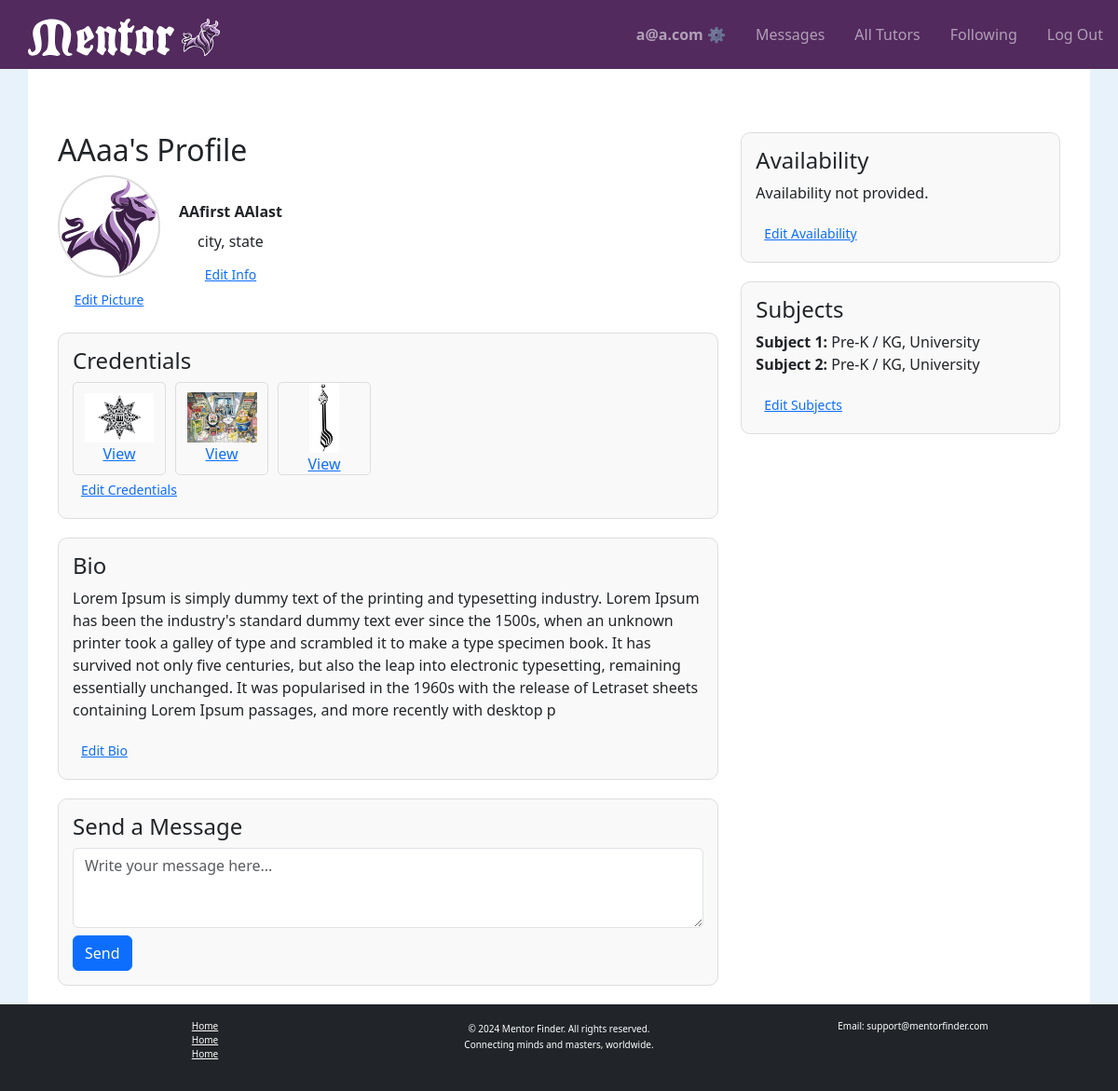
The app's page /my-profile/ (signed in), older data.
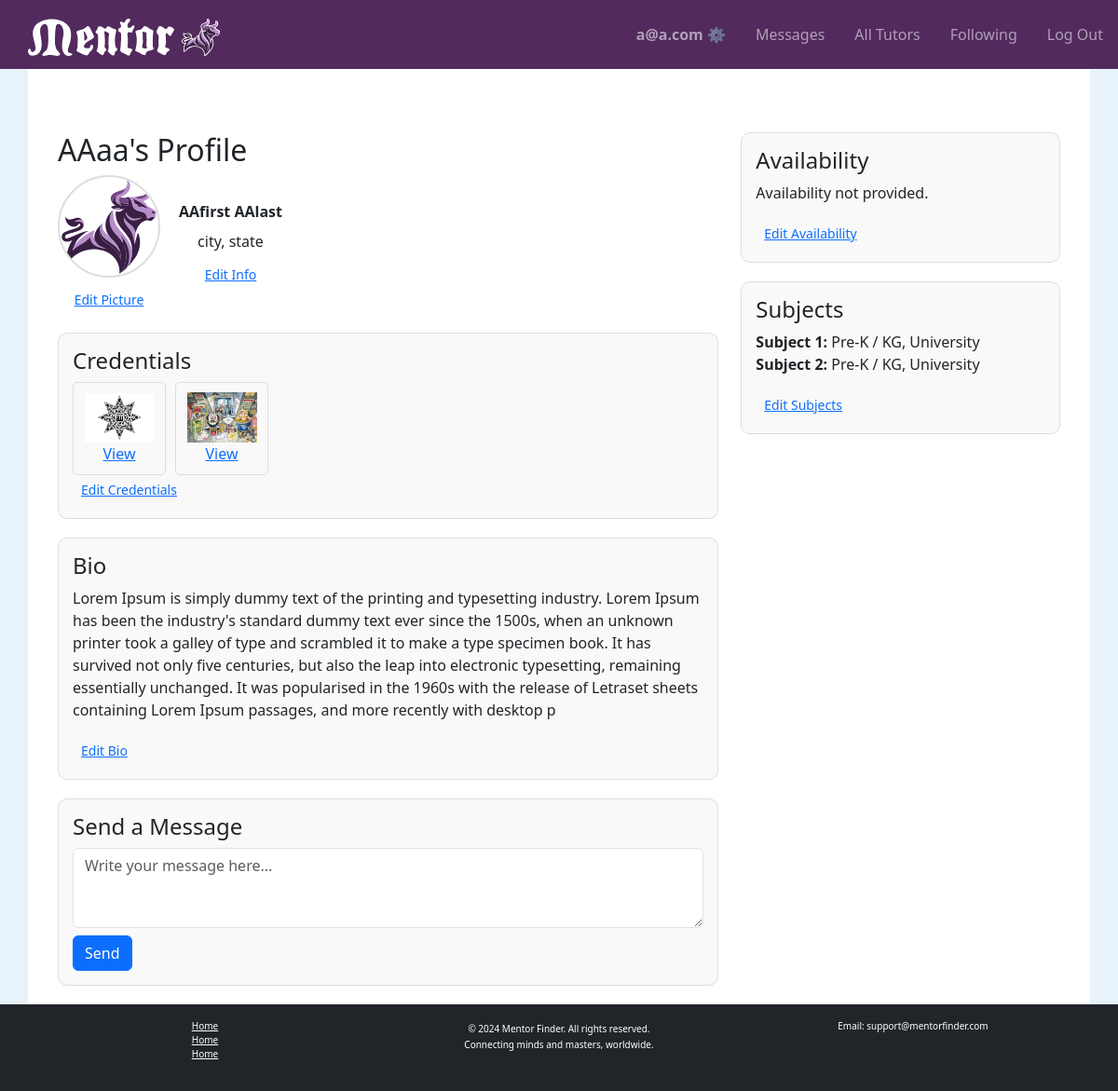
The same page, newer data.
### tutorhub/models.py (models this page shows, shortened)
class User(AbstractUser):
    nickname = models.CharField(max_length=50, blank=True, null=True)
    email = models.EmailField(unique=True)
    is_tutor = models.BooleanField(default=False)
    street_address = models.TextField(blank=True, null=True)
    city = models.CharField(max_length=100, blank=True, null=True)
    state = models.CharField(max_length=100, blank=True, null=True)
    zip_code = models.CharField(max_length=10, blank=True, null=True)
    profile_image = models.ImageField(upload_to="profile_images/", blank=True, null=True)
    bio = models.TextField(blank=True, null=True)
    birthdate = models.DateField(blank=True, null=True)
    availability = models.JSONField(default=dict, blank=True, null=True)  # Only used if is_tutor is True
    subject_grades = models.ManyToManyField('SubjectGrade', blank=True, related_name="users")  # Added field
    liked_by = models.ManyToManyField("self", symmetrical=False, blank=True, related_name="liked_tutors")
    USERNAME_FIELD = "email"
    REQUIRED_FIELDS = ["username"]

class Credential(models.Model):
    file = models.FileField(upload_to="credentials/")
    user = models.ForeignKey(User, related_name="credentials", on_delete=models.CASCADE)

class SubjectGrade(models.Model):
    tutor = models.ForeignKey(User, on_delete=models.CASCADE, related_name="tutor_subject_grades")
    subject = models.CharField(max_length=100)
    grade_levels = models.JSONField(default=list)  # Stores grade levels as a list (e.g., ["Elementary", "High School"])
    class Meta:
        unique_together = ('tutor', 'subject')  # Each tutor can teach a subject only once.

### tutorhub/views.py (the view)
# urls.py: path('my-profile/', views.profile, name='my_profile'),  # View your profile
@login_required
def profile(request, user_id=None):
    profile_user = request.user if user_id is None else get_object_or_404(User, id=user_id)
    credentials = profile_user.credentials.all()
    for credential in credentials:
        credential.is_image = credential.file.url.lower().endswith(('.jpg', '.jpeg', '.png'))
    return render(request, 'tutorhub/profile.html', {
        'profile': profile_user,
        'credentials': credentials,
        'is_own_profile': profile_user == request.user,
    })

### tutorhub/templates/tutorhub/profile.html (shortened to what this page needs)
{% extends "tutorhub/layout.html" %}
{% load static %}
{% block body %}
<div class="container mt-5">
    <div class="row">
        <div class="col-md-8">
            <h2>{{ profile.nickname }}'s Profile</h2>
            <div class="profile-header">
                <div id="stack-vertical">
                    {% if profile.profile_image %}
                        <img id="profile-img" src="{{ profile.profile_image.url }}" alt="{{ profile.nickname }}">
                    {% else %}
                        <img id="profile-img" src="{% static 'tutorhub/images/mentor-logo-bull.svg' %}" alt="Default Logo">
                    {% endif %}
                    {% if is_own_profile %}
                        <button class="btn btn-sm btn-link" data-bs-toggle="modal" data-bs-target="#editPictureModal">Edit Picture</button>
                    {% endif %}
                </div>
                <div id="stack-vertical">
                    <strong>{{ profile.first_name }} {{ profile.last_name }}</strong>
                    <div>{{ profile.city|default:"City not available" }}, {{ profile.state|default:"State not available" }}</div>
                    {% if is_own_profile %}
                       <button class="btn btn-sm btn-link" data-bs-toggle="modal" data-bs-target="#editInfoModal">Edit Info</button>
                    {% endif %}
                </div>
            </div>
            {% if profile.is_tutor %}
            <div class="credentials-container">
                <h4>Credentials</h4>
                <div style="display: flex; flex-wrap: wrap; gap: 10px;">
                    {% for credential in credentials %}
                        <a href="{{ credential.file.url }}" target="_blank">
                            <div class="credential-box">
                                {% if credential.is_image %}
                                    <img src="{{ credential.file.url }}" alt="Credential Image">
                                {% else %}
                                    <img src="{% static 'tutorhub/images/credential-icon.png' %}" alt="Default Credential Icon">
                                {% endif %}
                                <div>View</div>
                            </div>
                        </a>
                    {% empty %}
                        <p>No credentials available.</p>
                    {% endfor %}
                </div>
                {% if is_own_profile %}
                    <button class="btn btn-sm btn-link" data-bs-toggle="modal" data-bs-target="#edit_credentials_modal">Edit Credentials</button>
                {% endif %}
            </div>
            {% endif %}
            <div class="bio-container">
                <h4>Bio</h4>
                <p>{{ profile.bio|default:"No bio available." }}</p>
                {% if is_own_profile %}
                    <button class="btn btn-sm btn-link" data-bs-toggle="modal" data-bs-target="#edit_bio_modal">Edit Bio</button>
                {% endif %}
            </div>
            {% if user.is_authenticated %}
            <div class="message-container">
                <h4>Send a Message</h4>
                <form action="{% url 'send_message' profile.id %}" method="post">
                    <textarea name="content" rows="3" class="form-control mb-2" placeholder="Write your message here..." required></textarea>
                    <button type="submit" class="btn btn-primary">Send</button>
                </form>
            </div>
            {% endif %}
        </div>
        <div class="col-md-4">
            <div class="right-column-section">
                <h4>Availability</h4>
                <ul>
                    {% for day, time in profile.availability.items %}
                        <li><strong>{{ day|title }}:</strong> {{ time }}</li>
                    {% empty %}
                        <p>Availability not provided.</p>
                    {% endfor %}
                </ul>
                {% if is_own_profile %}
                    <button class="btn btn-sm btn-link" data-bs-toggle="modal" data-bs-target="#edit_availability_modal">Edit Availability</button>
                {% endif %}
            </div>
            {% if profile.is_tutor %}
            <div class="right-column-section">
                <h4>Subjects</h4>
                <ul>
                    {% for subject_grade in profile.tutor_subject_grades.all %}
                        <li><strong>{{ subject_grade.subject }}:</strong> {{ subject_grade.grade_levels|join:", " }}</li>
                    {% empty %}
                        <p>No subjects available.</p>
                    {% endfor %}
                </ul>
                {% if is_own_profile %}
                    <button class="btn btn-sm btn-link" data-bs-toggle="modal" data-bs-target="#edit_subjects_modal">Edit Subjects</button>
                {% endif %}
            </div>
            {% endif %}
        </div>
    </div>
</div>
{% endblock %}

### tutorhub/templates/tutorhub/layout.html (shortened to what this page needs)
{% load static %}
<!DOCTYPE html>
<html lang="en">
    <head>
        <link href="https://cdn.jsdelivr.net/npm/bootstrap@5.3.0/dist/css/bootstrap.min.css" rel="stylesheet">
        <link rel="stylesheet" href="{% static 'tutorhub/styles.css' %}">
    </head>
    <body>
    <nav class="navbar navbar-expand-lg navbar-dark sticky-top">
        <a class="navbar-brand" href="{% url 'index' %}">
            <div>
                <img class="navbar-logo" src="{% static '/tutorhub/images/mentor-logo-text.svg' %}" alt="Mentor Logo" class="logo">
                <img class="navbar-logo" src="{% static '/tutorhub/images/mentor-logo-bull.svg' %}" alt="Mentor Logo" class="logo">
            </div>
        </a>
        <div class="collapse navbar-collapse" id="navbarNav">
            <ul class="navbar-nav ms-auto flex-row">
                {% if user.is_authenticated %}
                    <li class="nav-item px-2"><a class="nav-link" id="menu-username" href="{% url 'my_profile' %}"><strong>{{ user.username }} ⚙️</strong></a></li>
                    <li class="nav-item px-2"><a class="nav-link" id="menu-messages" href="#">Messages
                        <span id="unread-badge" class="badge badge-danger" style="display: none;">0</span></a></li>
                {% endif %}
                <li class="nav-item px-2"><a class="nav-link" id="menu-all-tutors" href="{% url 'index' %}">All Tutors</a></li>
                {% if user.is_authenticated %}
                    <li class="nav-item px-2"><a class="nav-link" id="menu-following" href="#">Following</a></li>
                    <li class="nav-item px-2"><a class="nav-link" href="{% url 'logout' %}">Log Out</a></li>
                {% else %}
                    <li class="nav-item px-2"><a class="nav-link" href="{% url 'login' %}">Log In</a></li>
                    <li class="nav-item px-2"><a class="nav-link" href="{% url 'register' %}">Register</a></li>
                {% endif %}
            </ul>
        </div>
    </nav>
    <div id="main-content">
        {% block body %}
        {% endblock %}
    </div>
    </body>
    <footer class="bg-dark text-white mt-auto py-3">
        <div class="container" id="footer-title">
            <div class="row">
                <div class="col-md-4 text-center">
                    <ul class="list-unstyled" id="footer-link">
                        <li><a href="{% url 'index' %}" class="text-white">Home</a></li>
                        <li><a href="{% url 'index' %}" class="text-white">Home</a></li>
                        <li><a href="{% url 'index' %}" class="text-white">Home</a></li>
                    </ul>
                </div>
                <div class="col-md-4 text-center">
                    <span class="mb-0" id="footer-link">© {% now "Y" %} Mentor Finder. All rights reserved.</u>
                    <p id="footer-link">Connecting minds and masters, worldwide.</p>
                </div>
                <div class="col-md-4 text-center">
                    <p id="footer-link">Email: support@mentorfinder.com</p>
                </div>
            </div>
        </div>
    </footer>
</html>

### tutorhub/static/tutorhub/styles.css (style rules this page uses)
body { background-color: rgb(231, 242, 251); }
html, body { height: 100%; margin: 0; display: flex; flex-direction: column; }
#profile-img { width: 110px; height: 110px; object-fit: scale-down; border-radius: 50%; border: 2px solid #ddd; }
#main-content { background-color: white; margin: 0 30px; width: auto; display: flex; flex-direction: column; flex: 1; padding: 20px; }
.navbar { background-color: #522A5E; padding-left: 30px; }
.navbar-brand { font-size: xx-large }
.navbar-logo { height: 40px; width: auto; max-height: 50px; }
ul { list-style: none; }
textarea { min-height: 400px; }
#stack-vertical { display: flex; flex-direction: column; align-items: center; gap: 8px; }
.profile-header { display: flex; gap: 20px; align-items: center; }
.credentials-container { margin-top: 20px; padding: 15px; border: 1px solid #ddd; border-radius: 10px; background-color: #f9f9f9; }
.credential-box { border: 1px solid #ddd; padding: 10px; text-align: center; border-radius: 5px; width: 100px; height: 100px; display: flex; flex-direction: column; justify-content: center; align-items: center; }
.credential-box img { max-width: 75px; max-height: 75px; object-fit: fill; }
.bio-container { margin-top: 20px; padding: 15px; border: 1px solid #ddd; border-radius: 10px; background-color: #f9f9f9; }
.message-container { margin-top: 20px; padding: 15px; border: 1px solid #ddd; border-radius: 10px; background-color: #f9f9f9; }
.right-column-section { padding: 15px; border: 1px solid #ddd; border-radius: 10px; background-color: #f9f9f9; margin-bottom: 20px; }
.right-column-section ul { padding: 0; list-style: none; }
#footer-title { font-size: small; }
#footer-link { font-size: x-small; }

Row changes from the older to the newer data that the page shows:
removed Credential: file (picture)
